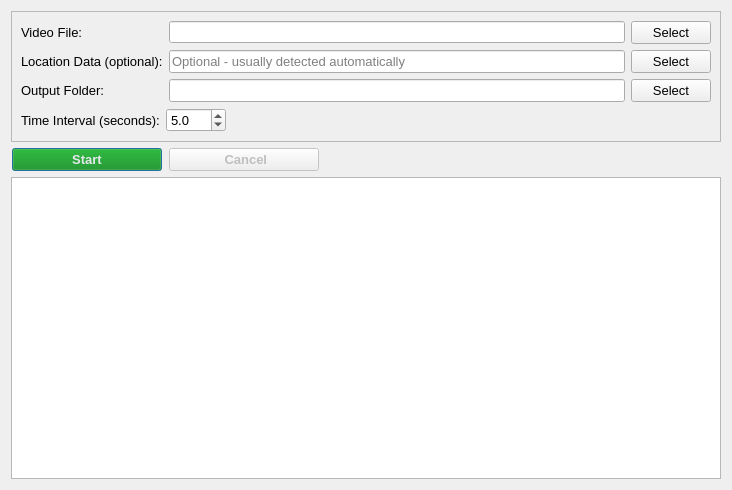
<?xml version="1.0" encoding="UTF-8"?>
<ui version="4.0">
 <class>VideoParser</class>
 <widget class="QDialog" name="VideoParser">
  <property name="geometry">
   <rect>
    <x>0</x>
    <y>0</y>
    <width>732</width>
    <height>490</height>
   </rect>
  </property>
  <property name="windowTitle">
   <string>Video Parser</string>
  </property>
  <layout class="QVBoxLayout" name="verticalLayout_2">
   <item>
    <widget class="QFrame" name="setupFrame">
     <property name="sizePolicy">
      <sizepolicy hsizetype="Preferred" vsizetype="Preferred">
       <horstretch>0</horstretch>
       <verstretch>0</verstretch>
      </sizepolicy>
     </property>
     <property name="frameShape">
      <enum>QFrame::StyledPanel</enum>
     </property>
     <property name="frameShadow">
      <enum>QFrame::Plain</enum>
     </property>
     <property name="lineWidth">
      <number>3</number>
     </property>
     <layout class="QVBoxLayout" name="verticalLayout_3">
      <item>
       <layout class="QGridLayout" name="selectorsGrid">
        <item row="0" column="1">
         <widget class="QLineEdit" name="videoSelectLine">
          <property name="font">
           <font>
            <pointsize>9</pointsize>
           </font>
          </property>
          <property name="toolTip">
           <string>Path to the video file to extract frames from.
Supported formats: MP4, AVI, MOV, MKV, and other common video formats.
Click the Select button to browse for a video file.</string>
          </property>
          <property name="readOnly">
           <bool>true</bool>
          </property>
         </widget>
        </item>
        <item row="1" column="0">
         <widget class="QLabel" name="srtSelectLabel">
          <property name="font">
           <font>
            <pointsize>10</pointsize>
           </font>
          </property>
          <property name="toolTip">
           <string>Optional. ADIAT already finds location data on its own, from:
• an .SRT file sitting next to the video
• telemetry embedded in the video (newer DJI aircraft)

Choose a file here only to override that, or to supply location data the video does not have. Supports DJI .SRT and .CSV flight logs (Skydio and similar).</string>
          </property>
          <property name="whatsThis">
           <string>Optional. ADIAT automatically uses an .SRT file sitting next to the video, or telemetry embedded inside the video (as newer DJI aircraft record it). Choose a file here only to override that, or to supply location data the video does not have. Supports DJI .SRT and .CSV flight logs (Skydio and similar).</string>
          </property>
          <property name="text">
           <string>Location Data (optional):</string>
          </property>
         </widget>
        </item>
        <item row="2" column="0">
         <widget class="QLabel" name="outputLabel">
          <property name="font">
           <font>
            <pointsize>10</pointsize>
           </font>
          </property>
          <property name="toolTip">
           <string>Destination folder where extracted frame images will be saved.
Each frame is saved as a separate image file with timestamp information.</string>
          </property>
          <property name="text">
           <string>Output Folder:</string>
          </property>
         </widget>
        </item>
        <item row="2" column="1">
         <widget class="QLineEdit" name="outputLine">
          <property name="font">
           <font>
            <pointsize>10</pointsize>
           </font>
          </property>
          <property name="toolTip">
           <string>Path to the output folder for extracted frame images.
All frames will be saved in this directory with sequential naming.
Click the Select button to choose a different folder.</string>
          </property>
          <property name="readOnly">
           <bool>true</bool>
          </property>
         </widget>
        </item>
        <item row="2" column="2">
         <widget class="QPushButton" name="outputSelectButton">
          <property name="font">
           <font>
            <pointsize>10</pointsize>
           </font>
          </property>
          <property name="toolTip">
           <string>Browse for output folder to save extracted frames.
Opens a folder selection dialog.</string>
          </property>
          <property name="text">
           <string>Select</string>
          </property>
          <property name="icon">
           <iconset resource="../resources.qrc">
            <normaloff>:/icons/folder.png</normaloff>:/icons/folder.png</iconset>
          </property>
          <property name="autoDefault">
           <bool>false</bool>
          </property>
          <property name="iconName" stdset="0">
           <string>folder.png</string>
          </property>
         </widget>
        </item>
        <item row="0" column="0">
         <widget class="QLabel" name="videoSelectLabel">
          <property name="font">
           <font>
            <pointsize>10</pointsize>
           </font>
          </property>
          <property name="toolTip">
           <string>Select the source video file to parse.
Video will be split into individual frame images.</string>
          </property>
          <property name="text">
           <string>Video File:</string>
          </property>
         </widget>
        </item>
        <item row="0" column="2">
         <widget class="QPushButton" name="videoSelectButton">
          <property name="font">
           <font>
            <pointsize>10</pointsize>
           </font>
          </property>
          <property name="toolTip">
           <string>Browse for video file to extract frames from.
Opens a file selection dialog for video files (MP4, AVI, MOV, etc.).</string>
          </property>
          <property name="text">
           <string>Select</string>
          </property>
          <property name="autoDefault">
           <bool>false</bool>
          </property>
         </widget>
        </item>
        <item row="1" column="1">
         <widget class="QLineEdit" name="srtSelectLine">
          <property name="font">
           <font>
            <pointsize>10</pointsize>
           </font>
          </property>
          <property name="toolTip">
           <string>Optional. ADIAT already finds location data on its own, from:
• an .SRT file sitting next to the video
• telemetry embedded in the video (newer DJI aircraft)

Choose a file here only to override that, or to supply location data the video does not have. Supports DJI .SRT and .CSV flight logs (Skydio and similar).</string>
          </property>
          <property name="placeholderText">
           <string>Optional - usually detected automatically</string>
          </property>
          <property name="readOnly">
           <bool>true</bool>
          </property>
         </widget>
        </item>
        <item row="1" column="2">
         <widget class="QPushButton" name="srtSelectButton">
          <property name="font">
           <font>
            <pointsize>10</pointsize>
           </font>
          </property>
          <property name="toolTip">
           <string>Browse for an SRT or CSV file with the flight's location data.
Not needed for most videos, which already carry it.</string>
          </property>
          <property name="text">
           <string>Select</string>
          </property>
          <property name="autoDefault">
           <bool>false</bool>
          </property>
         </widget>
        </item>
       </layout>
      </item>
      <item>
       <layout class="QHBoxLayout" name="horizontalLayout">
        <item>
         <widget class="QLabel" name="timeLabel">
          <property name="font">
           <font>
            <pointsize>10</pointsize>
           </font>
          </property>
          <property name="toolTip">
           <string>Time interval between extracted frames.
Determines how frequently frames are captured from the video.
Smaller intervals = More frames extracted (larger output)</string>
          </property>
          <property name="text">
           <string>Time Interval (seconds):</string>
          </property>
         </widget>
        </item>
        <item>
         <widget class="QDoubleSpinBox" name="timespinBox">
          <property name="font">
           <font>
            <pointsize>10</pointsize>
           </font>
          </property>
          <property name="toolTip">
           <string>Set the time interval in seconds between frame extractions.
• Range: 0.1 to unlimited seconds
• Default: 5.0 seconds (extracts 1 frame every 5 seconds)
• Lower values: More frames extracted (e.g., 0.5s = 2 frames per second)
• Higher values: Fewer frames extracted (e.g., 10s = 1 frame every 10 seconds)
Recommendation: 3-5 seconds for most drone footage analysis</string>
          </property>
          <property name="decimals">
           <number>1</number>
          </property>
          <property name="minimum">
           <double>0.100000000000000</double>
          </property>
          <property name="singleStep">
           <double>0.500000000000000</double>
          </property>
          <property name="value">
           <double>5.000000000000000</double>
          </property>
         </widget>
        </item>
        <item>
         <spacer name="horizontalSpacer">
          <property name="orientation">
           <enum>Qt::Horizontal</enum>
          </property>
          <property name="sizeHint" stdset="0">
           <size>
            <width>40</width>
            <height>20</height>
           </size>
          </property>
         </spacer>
        </item>
       </layout>
      </item>
     </layout>
    </widget>
   </item>
   <item>
    <layout class="QHBoxLayout" name="mainButtons">
     <item>
      <widget class="QPushButton" name="startButton">
       <property name="enabled">
        <bool>true</bool>
       </property>
       <property name="sizePolicy">
        <sizepolicy hsizetype="Fixed" vsizetype="Fixed">
         <horstretch>0</horstretch>
         <verstretch>0</verstretch>
        </sizepolicy>
       </property>
       <property name="minimumSize">
        <size>
         <width>150</width>
         <height>0</height>
        </size>
       </property>
       <property name="font">
        <font>
         <pointsize>10</pointsize>
         <bold>true</bold>
        </font>
       </property>
       <property name="toolTip">
        <string>Start extracting frames from the video file.
Requirements:
• Video file must be selected
• Output folder must be selected
• Time interval must be set (default: 5 seconds)
The process will extract frames at the specified interval and save them as images.
If a metadata file (SRT or CSV) is provided, GPS metadata will be embedded in the extracted frames.</string>
       </property>
       <property name="layoutDirection">
        <enum>Qt::LeftToRight</enum>
       </property>
       <property name="autoFillBackground">
        <bool>false</bool>
       </property>
       <property name="styleSheet">
        <string notr="true">background-color: rgb(0, 136, 0);
color: rgb(228, 231, 235);</string>
       </property>
       <property name="text">
        <string>Start</string>
       </property>
       <property name="default">
        <bool>false</bool>
       </property>
      </widget>
     </item>
     <item>
      <widget class="QPushButton" name="cancelButton">
       <property name="enabled">
        <bool>false</bool>
       </property>
       <property name="sizePolicy">
        <sizepolicy hsizetype="Fixed" vsizetype="Fixed">
         <horstretch>0</horstretch>
         <verstretch>0</verstretch>
        </sizepolicy>
       </property>
       <property name="minimumSize">
        <size>
         <width>150</width>
         <height>0</height>
        </size>
       </property>
       <property name="font">
        <font>
         <pointsize>10</pointsize>
         <bold>true</bold>
        </font>
       </property>
       <property name="toolTip">
        <string>Cancel the frame extraction process.
Stops the operation immediately and returns to the ready state.
Any frames already extracted will be saved in the output folder.
Click to abort the current parsing operation.</string>
       </property>
       <property name="styleSheet">
        <string notr="true"/>
       </property>
       <property name="text">
        <string> Cancel</string>
       </property>
       <property name="icon">
        <iconset resource="../resources.qrc">
         <normaloff>:/icons/cancel.png</normaloff>:/icons/cancel.png</iconset>
       </property>
       <property name="iconName" stdset="0">
        <string>cancel.png</string>
       </property>
      </widget>
     </item>
     <item>
      <spacer name="buttonsSpacer">
       <property name="orientation">
        <enum>Qt::Horizontal</enum>
       </property>
       <property name="sizeType">
        <enum>QSizePolicy::Minimum</enum>
       </property>
       <property name="sizeHint" stdset="0">
        <size>
         <width>400</width>
         <height>20</height>
        </size>
       </property>
      </spacer>
     </item>
    </layout>
   </item>
   <item>
    <widget class="QPlainTextEdit" name="outputWindow">
     <property name="font">
      <font>
       <pointsize>12</pointsize>
      </font>
     </property>
     <property name="toolTip">
      <string>Progress and status output window.
Displays real-time information during frame extraction:
• Current frame being processed
• Frame timestamps and numbers
• GPS coordinates (if SRT file is provided)
• Progress percentage and completion status
• Any errors or warnings encountered
Shows total frames extracted when complete.</string>
     </property>
     <property name="readOnly">
      <bool>true</bool>
     </property>
    </widget>
   </item>
  </layout>
 </widget>
 <resources>
  <include location="../resources.qrc"/>
 </resources>
 <connections/>
</ui>
